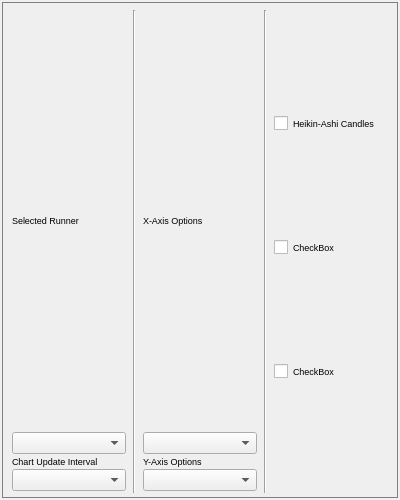
<?xml version="1.0" encoding="UTF-8"?>
<ui version="4.0">
 <class>TRunnerAnalysisChartsDialog</class>
 <widget class="QDialog" name="TRunnerAnalysisChartsDialog">
  <property name="geometry">
   <rect>
    <x>0</x>
    <y>0</y>
    <width>400</width>
    <height>500</height>
   </rect>
  </property>
  <property name="minimumSize">
   <size>
    <width>400</width>
    <height>400</height>
   </size>
  </property>
  <property name="windowTitle">
   <string>Runner Chart</string>
  </property>
  <layout class="QVBoxLayout" name="verticalLayout" stretch="12,1">
   <property name="spacing">
    <number>1</number>
   </property>
   <property name="sizeConstraint">
    <enum>QLayout::SetDefaultConstraint</enum>
   </property>
   <property name="leftMargin">
    <number>2</number>
   </property>
   <property name="topMargin">
    <number>2</number>
   </property>
   <property name="rightMargin">
    <number>2</number>
   </property>
   <property name="bottomMargin">
    <number>2</number>
   </property>
   <item>
    <layout class="QVBoxLayout" name="chartVLayout">
     <property name="sizeConstraint">
      <enum>QLayout::SetMaximumSize</enum>
     </property>
    </layout>
   </item>
   <item>
    <widget class="QGroupBox" name="gbOptions">
     <property name="minimumSize">
      <size>
       <width>200</width>
       <height>80</height>
      </size>
     </property>
     <property name="font">
      <font>
       <family>Ubuntu</family>
       <pointsize>8</pointsize>
      </font>
     </property>
     <property name="styleSheet">
      <string notr="true">QGroupBox#gbOptions {
     border: 1px solid gray;
}
</string>
     </property>
     <property name="title">
      <string/>
     </property>
     <property name="alignment">
      <set>Qt::AlignLeading|Qt::AlignLeft|Qt::AlignVCenter</set>
     </property>
     <layout class="QHBoxLayout" name="horizontalLayout" stretch="1,0,1,0,1">
      <property name="spacing">
       <number>2</number>
      </property>
      <property name="leftMargin">
       <number>2</number>
      </property>
      <property name="topMargin">
       <number>2</number>
      </property>
      <property name="rightMargin">
       <number>2</number>
      </property>
      <property name="bottomMargin">
       <number>2</number>
      </property>
      <item>
       <layout class="QVBoxLayout" name="lyRunnerInfo" stretch="1,1,1,1">
        <property name="spacing">
         <number>2</number>
        </property>
        <property name="leftMargin">
         <number>5</number>
        </property>
        <property name="rightMargin">
         <number>5</number>
        </property>
        <property name="bottomMargin">
         <number>2</number>
        </property>
        <item>
         <widget class="QLabel" name="lblChooseRunner">
          <property name="font">
           <font>
            <family>Ubuntu</family>
            <pointsize>7</pointsize>
           </font>
          </property>
          <property name="text">
           <string>Selected Runner </string>
          </property>
         </widget>
        </item>
        <item>
         <widget class="QComboBox" name="cbChartRunnerSelect">
          <property name="font">
           <font>
            <family>Ubuntu</family>
            <pointsize>7</pointsize>
           </font>
          </property>
         </widget>
        </item>
        <item>
         <widget class="QLabel" name="lblUpdateInterval">
          <property name="sizePolicy">
           <sizepolicy hsizetype="Preferred" vsizetype="Fixed">
            <horstretch>0</horstretch>
            <verstretch>0</verstretch>
           </sizepolicy>
          </property>
          <property name="minimumSize">
           <size>
            <width>0</width>
            <height>0</height>
           </size>
          </property>
          <property name="font">
           <font>
            <family>Ubuntu</family>
            <pointsize>7</pointsize>
           </font>
          </property>
          <property name="text">
           <string>Chart Update Interval</string>
          </property>
          <property name="alignment">
           <set>Qt::AlignLeading|Qt::AlignLeft|Qt::AlignVCenter</set>
          </property>
         </widget>
        </item>
        <item>
         <widget class="QComboBox" name="cbChartDIsplayInterval">
          <property name="font">
           <font>
            <family>Ubuntu</family>
            <pointsize>7</pointsize>
           </font>
          </property>
         </widget>
        </item>
       </layout>
      </item>
      <item>
       <widget class="Line" name="line">
        <property name="orientation">
         <enum>Qt::Vertical</enum>
        </property>
       </widget>
      </item>
      <item>
       <layout class="QVBoxLayout" name="lyXAxisOptions" stretch="1,1,0,0">
        <property name="spacing">
         <number>2</number>
        </property>
        <property name="leftMargin">
         <number>5</number>
        </property>
        <property name="rightMargin">
         <number>5</number>
        </property>
        <property name="bottomMargin">
         <number>2</number>
        </property>
        <item>
         <widget class="QLabel" name="label">
          <property name="font">
           <font>
            <family>Ubuntu</family>
            <pointsize>7</pointsize>
           </font>
          </property>
          <property name="text">
           <string>X-Axis Options</string>
          </property>
          <property name="alignment">
           <set>Qt::AlignLeading|Qt::AlignLeft|Qt::AlignVCenter</set>
          </property>
         </widget>
        </item>
        <item>
         <widget class="QComboBox" name="cbXAxisDisplay">
          <property name="font">
           <font>
            <family>Ubuntu</family>
            <pointsize>7</pointsize>
           </font>
          </property>
         </widget>
        </item>
        <item>
         <widget class="QLabel" name="label_2">
          <property name="font">
           <font>
            <family>Ubuntu</family>
            <pointsize>7</pointsize>
           </font>
          </property>
          <property name="text">
           <string>Y-Axis Options</string>
          </property>
          <property name="alignment">
           <set>Qt::AlignLeading|Qt::AlignLeft|Qt::AlignVCenter</set>
          </property>
         </widget>
        </item>
        <item>
         <widget class="QComboBox" name="cbYAxisDisplay">
          <property name="font">
           <font>
            <family>Ubuntu</family>
            <pointsize>7</pointsize>
           </font>
          </property>
         </widget>
        </item>
       </layout>
      </item>
      <item>
       <widget class="Line" name="line_2">
        <property name="orientation">
         <enum>Qt::Vertical</enum>
        </property>
       </widget>
      </item>
      <item>
       <layout class="QVBoxLayout" name="lyYAxisOptions" stretch="0,0,0">
        <property name="leftMargin">
         <number>5</number>
        </property>
        <property name="rightMargin">
         <number>5</number>
        </property>
        <property name="bottomMargin">
         <number>5</number>
        </property>
        <item>
         <widget class="QCheckBox" name="chkHeikinAshi">
          <property name="font">
           <font>
            <family>Ubuntu</family>
            <pointsize>7</pointsize>
           </font>
          </property>
          <property name="text">
           <string>Heikin-Ashi Candles</string>
          </property>
         </widget>
        </item>
        <item>
         <widget class="QCheckBox" name="checkBox">
          <property name="font">
           <font>
            <family>Ubuntu</family>
            <pointsize>7</pointsize>
           </font>
          </property>
          <property name="text">
           <string>CheckBox</string>
          </property>
         </widget>
        </item>
        <item>
         <widget class="QCheckBox" name="checkBox_2">
          <property name="font">
           <font>
            <family>Ubuntu</family>
            <pointsize>7</pointsize>
           </font>
          </property>
          <property name="text">
           <string>CheckBox</string>
          </property>
         </widget>
        </item>
       </layout>
      </item>
     </layout>
    </widget>
   </item>
  </layout>
 </widget>
 <resources/>
 <connections/>
</ui>
